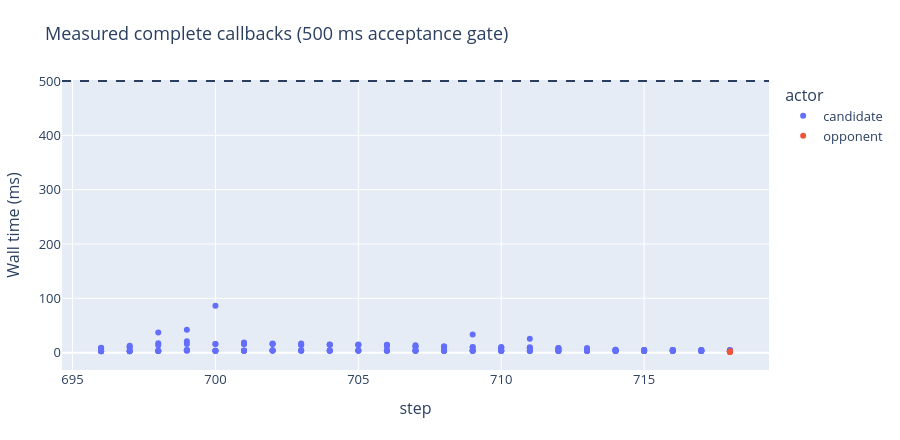

Source (notebook cell):
### Code cell
new_figures[3].show()

### Figure 1 — Plotly figure (JSON) as saved in the notebook; plotly's stock layout.template omitted (floating-point values rounded to 4 significant figures; data arrays with more than 128 entries replaced by an {"elided": "..."} marker saying what was removed)
{"data": [{"customdata": {"elided": "161x3 mixed values"}, "hovertemplate": "actor=candidate<br>step=%{x}<br>Wall time (ms)=%{y}<br>seed=%{customdata[0]}<br>seat=%{customdata[1]}<br>arm=%{customdata[2]}<extra></extra>", "legendgroup": "candidate", "marker": {"color": "#636efa", "symbol": "circle"}, "mode": "markers", "name": "candidate", "orientation": "v", "showlegend": true, "type": "scatter", "x": {"elided": "161 int values"}, "xaxis": "x", "y": {"elided": "161 float values"}, "yaxis": "y"}, {"customdata": [[1601, 0, "coordinated"], [1601, 0, "sequential"], [1601, 1, "coordinated"], [1601, 1, "sequential"], [1602, 0, "coordinated"], [1602, 0, "sequential"], [1602, 1, "sequential"]], "hovertemplate": "actor=opponent<br>step=%{x}<br>Wall time (ms)=%{y}<br>seed=%{customdata[0]}<br>seat=%{customdata[1]}<br>arm=%{customdata[2]}<extra></extra>", "legendgroup": "opponent", "marker": {"color": "#EF553B", "symbol": "circle"}, "mode": "markers", "name": "opponent", "orientation": "v", "showlegend": true, "type": "scatter", "x": [718, 718, 718, 718, 718, 718, 718], "xaxis": "x", "y": [2.011, 1.704, 1.711, 1.69, 1.888, 1.67, 1.789], "yaxis": "y"}], "layout": {"font": {"size": 13}, "height": 440, "legend": {"title": {"text": "actor"}, "tracegroupgap": 0}, "margin": {"b": 70, "l": 60, "r": 30, "t": 80}, "shapes": [{"line": {"dash": "dash"}, "type": "line", "x0": 0, "x1": 1, "xref": "x domain", "y0": 500, "y1": 500, "yref": "y"}], "title": {"text": "Measured complete callbacks (500 ms acceptance gate)"}, "xaxis": {"anchor": "y", "domain": [0, 1], "title": {"text": "step"}}, "yaxis": {"anchor": "x", "domain": [0, 1], "title": {"text": "Wall time (ms)"}}}}
